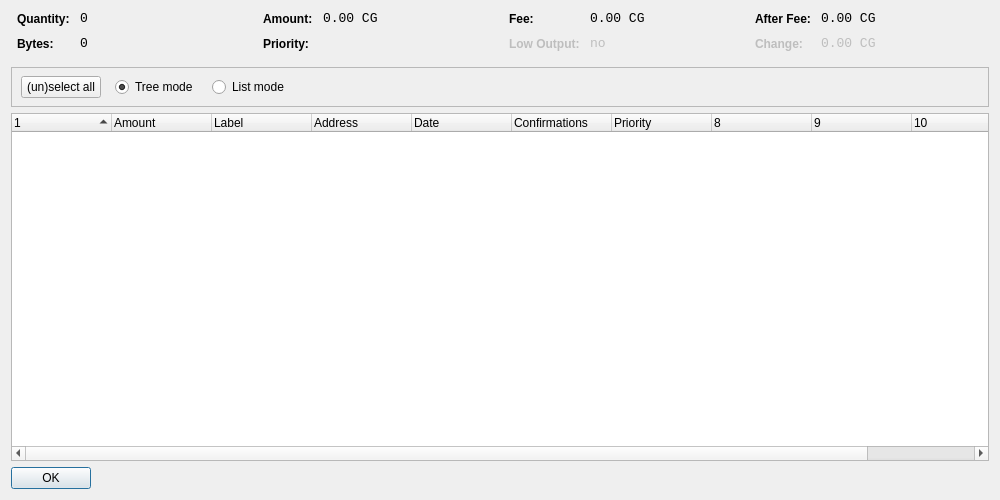
<?xml version="1.0" encoding="UTF-8"?>
<ui version="4.0">
 <class>CoinControlDialog</class>
 <widget class="QDialog" name="CoinControlDialog">
  <property name="geometry">
   <rect>
    <x>0</x>
    <y>0</y>
    <width>1000</width>
    <height>500</height>
   </rect>
  </property>
  <property name="windowTitle">
   <string>Coin Control</string>
  </property>
  <layout class="QVBoxLayout" name="verticalLayout">
   <item>
    <layout class="QHBoxLayout" name="horizontalLayoutTop" stretch="0,0,0,0">
     <property name="topMargin">
      <number>0</number>
     </property>
     <property name="bottomMargin">
      <number>10</number>
     </property>
     <item>
      <layout class="QFormLayout" name="formLayoutCoinControl1">
       <property name="horizontalSpacing">
        <number>10</number>
       </property>
       <property name="verticalSpacing">
        <number>10</number>
       </property>
       <property name="leftMargin">
        <number>6</number>
       </property>
       <property name="rightMargin">
        <number>6</number>
       </property>
       <item row="0" column="0">
        <widget class="QLabel" name="labelCoinControlQuantityText">
         <property name="styleSheet">
          <string notr="true">font-weight:bold;</string>
         </property>
         <property name="text">
          <string>Quantity:</string>
         </property>
        </widget>
       </item>
       <item row="0" column="1">
        <widget class="QLabel" name="labelCoinControlQuantity">
         <property name="font">
          <font>
           <family>Monospace</family>
           <pointsize>10</pointsize>
          </font>
         </property>
         <property name="cursor">
          <cursorShape>IBeamCursor</cursorShape>
         </property>
         <property name="contextMenuPolicy">
          <enum>Qt::ActionsContextMenu</enum>
         </property>
         <property name="text">
          <string notr="true">0</string>
         </property>
         <property name="textInteractionFlags">
          <set>Qt::LinksAccessibleByMouse|Qt::TextSelectableByKeyboard|Qt::TextSelectableByMouse</set>
         </property>
        </widget>
       </item>
       <item row="1" column="0">
        <widget class="QLabel" name="labelCoinControlBytesText">
         <property name="styleSheet">
          <string notr="true">font-weight:bold;</string>
         </property>
         <property name="text">
          <string>Bytes:</string>
         </property>
        </widget>
       </item>
       <item row="1" column="1">
        <widget class="QLabel" name="labelCoinControlBytes">
         <property name="font">
          <font>
           <family>Monospace</family>
           <pointsize>10</pointsize>
          </font>
         </property>
         <property name="cursor">
          <cursorShape>IBeamCursor</cursorShape>
         </property>
         <property name="contextMenuPolicy">
          <enum>Qt::ActionsContextMenu</enum>
         </property>
         <property name="text">
          <string notr="true">0</string>
         </property>
         <property name="textInteractionFlags">
          <set>Qt::LinksAccessibleByMouse|Qt::TextSelectableByKeyboard|Qt::TextSelectableByMouse</set>
         </property>
        </widget>
       </item>
      </layout>
     </item>
     <item>
      <layout class="QFormLayout" name="formLayoutCoinControl2">
       <property name="horizontalSpacing">
        <number>10</number>
       </property>
       <property name="verticalSpacing">
        <number>10</number>
       </property>
       <property name="leftMargin">
        <number>6</number>
       </property>
       <property name="rightMargin">
        <number>6</number>
       </property>
       <item row="0" column="0">
        <widget class="QLabel" name="labelCoinControlAmountText">
         <property name="styleSheet">
          <string notr="true">font-weight:bold;</string>
         </property>
         <property name="text">
          <string>Amount:</string>
         </property>
        </widget>
       </item>
       <item row="0" column="1">
        <widget class="QLabel" name="labelCoinControlAmount">
         <property name="font">
          <font>
           <family>Monospace</family>
           <pointsize>10</pointsize>
          </font>
         </property>
         <property name="cursor">
          <cursorShape>IBeamCursor</cursorShape>
         </property>
         <property name="contextMenuPolicy">
          <enum>Qt::ActionsContextMenu</enum>
         </property>
         <property name="text">
          <string notr="true">0.00 CG</string>
         </property>
         <property name="textInteractionFlags">
          <set>Qt::LinksAccessibleByMouse|Qt::TextSelectableByKeyboard|Qt::TextSelectableByMouse</set>
         </property>
        </widget>
       </item>
       <item row="1" column="0">
        <widget class="QLabel" name="labelCoinControlPriorityText">
         <property name="styleSheet">
          <string notr="true">font-weight:bold;</string>
         </property>
         <property name="text">
          <string>Priority:</string>
         </property>
        </widget>
       </item>
       <item row="1" column="1">
        <widget class="QLabel" name="labelCoinControlPriority">
         <property name="font">
          <font>
           <family>Monospace</family>
           <pointsize>10</pointsize>
          </font>
         </property>
         <property name="cursor">
          <cursorShape>IBeamCursor</cursorShape>
         </property>
         <property name="contextMenuPolicy">
          <enum>Qt::ActionsContextMenu</enum>
         </property>
         <property name="text">
          <string/>
         </property>
         <property name="textInteractionFlags">
          <set>Qt::LinksAccessibleByMouse|Qt::TextSelectableByKeyboard|Qt::TextSelectableByMouse</set>
         </property>
        </widget>
       </item>
      </layout>
     </item>
     <item>
      <layout class="QFormLayout" name="formLayoutCoinControl3">
       <property name="horizontalSpacing">
        <number>10</number>
       </property>
       <property name="verticalSpacing">
        <number>10</number>
       </property>
       <property name="leftMargin">
        <number>6</number>
       </property>
       <property name="rightMargin">
        <number>6</number>
       </property>
       <item row="0" column="0">
        <widget class="QLabel" name="labelCoinControlFeeText">
         <property name="styleSheet">
          <string notr="true">font-weight:bold;</string>
         </property>
         <property name="text">
          <string>Fee:</string>
         </property>
        </widget>
       </item>
       <item row="0" column="1">
        <widget class="QLabel" name="labelCoinControlFee">
         <property name="font">
          <font>
           <family>Monospace</family>
           <pointsize>10</pointsize>
          </font>
         </property>
         <property name="cursor">
          <cursorShape>IBeamCursor</cursorShape>
         </property>
         <property name="contextMenuPolicy">
          <enum>Qt::ActionsContextMenu</enum>
         </property>
         <property name="text">
          <string notr="true">0.00 CG</string>
         </property>
         <property name="textInteractionFlags">
          <set>Qt::LinksAccessibleByMouse|Qt::TextSelectableByKeyboard|Qt::TextSelectableByMouse</set>
         </property>
        </widget>
       </item>
       <item row="1" column="0">
        <widget class="QLabel" name="labelCoinControlLowOutputText">
         <property name="enabled">
          <bool>false</bool>
         </property>
         <property name="styleSheet">
          <string notr="true">font-weight:bold;</string>
         </property>
         <property name="text">
          <string>Low Output:</string>
         </property>
        </widget>
       </item>
       <item row="1" column="1">
        <widget class="QLabel" name="labelCoinControlLowOutput">
         <property name="enabled">
          <bool>false</bool>
         </property>
         <property name="font">
          <font>
           <family>Monospace</family>
           <pointsize>10</pointsize>
          </font>
         </property>
         <property name="cursor">
          <cursorShape>IBeamCursor</cursorShape>
         </property>
         <property name="contextMenuPolicy">
          <enum>Qt::ActionsContextMenu</enum>
         </property>
         <property name="text">
          <string notr="true">no</string>
         </property>
         <property name="textInteractionFlags">
          <set>Qt::LinksAccessibleByMouse|Qt::TextSelectableByKeyboard|Qt::TextSelectableByMouse</set>
         </property>
        </widget>
       </item>
      </layout>
     </item>
     <item>
      <layout class="QFormLayout" name="formLayoutCoinControl4">
       <property name="horizontalSpacing">
        <number>10</number>
       </property>
       <property name="verticalSpacing">
        <number>10</number>
       </property>
       <property name="leftMargin">
        <number>6</number>
       </property>
       <property name="rightMargin">
        <number>6</number>
       </property>
       <item row="0" column="0">
        <widget class="QLabel" name="labelCoinControlAfterFeeText">
         <property name="styleSheet">
          <string notr="true">font-weight:bold;</string>
         </property>
         <property name="text">
          <string>After Fee:</string>
         </property>
        </widget>
       </item>
       <item row="0" column="1">
        <widget class="QLabel" name="labelCoinControlAfterFee">
         <property name="font">
          <font>
           <family>Monospace</family>
           <pointsize>10</pointsize>
          </font>
         </property>
         <property name="cursor">
          <cursorShape>IBeamCursor</cursorShape>
         </property>
         <property name="contextMenuPolicy">
          <enum>Qt::ActionsContextMenu</enum>
         </property>
         <property name="text">
          <string notr="true">0.00 CG</string>
         </property>
         <property name="textInteractionFlags">
          <set>Qt::LinksAccessibleByMouse|Qt::TextSelectableByKeyboard|Qt::TextSelectableByMouse</set>
         </property>
        </widget>
       </item>
       <item row="1" column="0">
        <widget class="QLabel" name="labelCoinControlChangeText">
         <property name="enabled">
          <bool>false</bool>
         </property>
         <property name="styleSheet">
          <string notr="true">font-weight:bold;</string>
         </property>
         <property name="text">
          <string>Change:</string>
         </property>
        </widget>
       </item>
       <item row="1" column="1">
        <widget class="QLabel" name="labelCoinControlChange">
         <property name="enabled">
          <bool>false</bool>
         </property>
         <property name="font">
          <font>
           <family>Monospace</family>
           <pointsize>10</pointsize>
          </font>
         </property>
         <property name="cursor">
          <cursorShape>IBeamCursor</cursorShape>
         </property>
         <property name="contextMenuPolicy">
          <enum>Qt::ActionsContextMenu</enum>
         </property>
         <property name="text">
          <string notr="true">0.00 CG</string>
         </property>
         <property name="textInteractionFlags">
          <set>Qt::LinksAccessibleByMouse|Qt::TextSelectableByKeyboard|Qt::TextSelectableByMouse</set>
         </property>
        </widget>
       </item>
      </layout>
     </item>
    </layout>
   </item>
   <item>
    <widget class="QFrame" name="frame">
     <property name="minimumSize">
      <size>
       <width>0</width>
       <height>40</height>
      </size>
     </property>
     <property name="frameShape">
      <enum>QFrame::StyledPanel</enum>
     </property>
     <property name="frameShadow">
      <enum>QFrame::Sunken</enum>
     </property>
     <widget class="QWidget" name="horizontalLayoutWidget">
      <property name="geometry">
       <rect>
        <x>10</x>
        <y>0</y>
        <width>781</width>
        <height>41</height>
       </rect>
      </property>
      <layout class="QHBoxLayout" name="horizontalLayoutPanel" stretch="0,0,0,0,0">
       <property name="spacing">
        <number>14</number>
       </property>
       <item>
        <widget class="QPushButton" name="pushButtonSelectAll">
         <property name="sizePolicy">
          <sizepolicy hsizetype="Maximum" vsizetype="Fixed">
           <horstretch>0</horstretch>
           <verstretch>0</verstretch>
          </sizepolicy>
         </property>
         <property name="text">
          <string>(un)select all</string>
         </property>
        </widget>
       </item>
       <item>
        <widget class="QRadioButton" name="radioTreeMode">
         <property name="sizePolicy">
          <sizepolicy hsizetype="Maximum" vsizetype="Fixed">
           <horstretch>0</horstretch>
           <verstretch>0</verstretch>
          </sizepolicy>
         </property>
         <property name="text">
          <string>Tree mode</string>
         </property>
         <property name="checked">
          <bool>true</bool>
         </property>
        </widget>
       </item>
       <item>
        <widget class="QRadioButton" name="radioListMode">
         <property name="sizePolicy">
          <sizepolicy hsizetype="Maximum" vsizetype="Fixed">
           <horstretch>0</horstretch>
           <verstretch>0</verstretch>
          </sizepolicy>
         </property>
         <property name="text">
          <string>List mode</string>
         </property>
        </widget>
       </item>
       <item>
        <spacer name="horizontalSpacer">
         <property name="orientation">
          <enum>Qt::Horizontal</enum>
         </property>
         <property name="sizeHint" stdset="0">
          <size>
           <width>40</width>
           <height>20</height>
          </size>
         </property>
        </spacer>
       </item>
      </layout>
     </widget>
    </widget>
   </item>
   <item>
    <widget class="CoinControlTreeWidget" name="treeWidget">
     <property name="contextMenuPolicy">
      <enum>Qt::CustomContextMenu</enum>
     </property>
     <property name="sortingEnabled">
      <bool>false</bool>
     </property>
     <property name="columnCount">
      <number>11</number>
     </property>
     <attribute name="headerShowSortIndicator" stdset="0">
      <bool>true</bool>
     </attribute>
     <attribute name="headerStretchLastSection">
      <bool>false</bool>
     </attribute>
     <column>
      <property name="text">
       <string/>
      </property>
     </column>
     <column>
      <property name="text">
       <string>Amount</string>
      </property>
     </column>
     <column>
      <property name="text">
       <string>Label</string>
      </property>
     </column>
     <column>
      <property name="text">
       <string>Address</string>
      </property>
     </column>
     <column>
      <property name="text">
       <string>Date</string>
      </property>
     </column>
     <column>
      <property name="text">
       <string>Confirmations</string>
      </property>
      <property name="toolTip">
       <string>Confirmed</string>
      </property>
     </column>
     <column>
      <property name="text">
       <string>Priority</string>
      </property>
     </column>
     <column>
      <property name="text">
       <string/>
      </property>
     </column>
     <column>
      <property name="text">
       <string/>
      </property>
     </column>
     <column>
      <property name="text">
       <string/>
      </property>
     </column>
     <column>
      <property name="text">
       <string/>
      </property>
     </column>
    </widget>
   </item>
   <item>
    <widget class="QDialogButtonBox" name="buttonBox">
     <property name="sizePolicy">
      <sizepolicy hsizetype="Maximum" vsizetype="Fixed">
       <horstretch>0</horstretch>
       <verstretch>0</verstretch>
      </sizepolicy>
     </property>
     <property name="orientation">
      <enum>Qt::Horizontal</enum>
     </property>
     <property name="standardButtons">
      <set>QDialogButtonBox::Ok</set>
     </property>
    </widget>
   </item>
  </layout>
 </widget>
 <customwidgets>
  <customwidget>
   <class>CoinControlTreeWidget</class>
   <extends>QTreeWidget</extends>
   <header>coincontroltreewidget.h</header>
  </customwidget>
 </customwidgets>
 <resources/>
 <connections/>
</ui>
